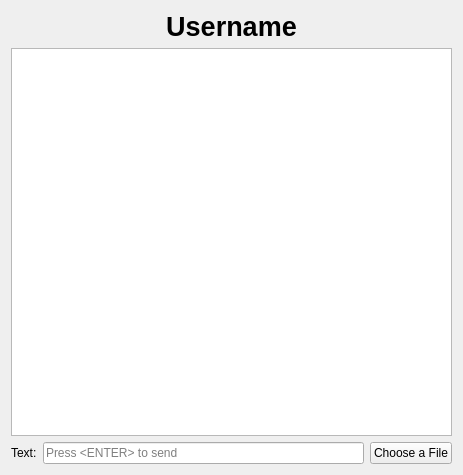
<?xml version="1.0" encoding="UTF-8"?>
<ui version="4.0">
 <class>PrivateDialog</class>
 <widget class="QDialog" name="PrivateDialog">
  <property name="geometry">
   <rect>
    <x>0</x>
    <y>0</y>
    <width>463</width>
    <height>475</height>
   </rect>
  </property>
  <property name="windowTitle">
   <string>Dialog</string>
  </property>
  <layout class="QHBoxLayout" name="horizontalLayout_2">
   <item>
    <layout class="QVBoxLayout" name="verticalLayout">
     <item>
      <widget class="QLabel" name="label_username">
       <property name="font">
        <font>
         <pointsize>20</pointsize>
         <weight>75</weight>
         <bold>true</bold>
        </font>
       </property>
       <property name="text">
        <string>Username</string>
       </property>
       <property name="alignment">
        <set>Qt::AlignCenter</set>
       </property>
      </widget>
     </item>
     <item>
      <widget class="QTextEdit" name="textEdit_chatDisplay">
       <property name="focusPolicy">
        <enum>Qt::NoFocus</enum>
       </property>
       <property name="readOnly">
        <bool>true</bool>
       </property>
      </widget>
     </item>
     <item>
      <layout class="QHBoxLayout" name="horizontalLayout">
       <item>
        <widget class="QLabel" name="label_Text">
         <property name="text">
          <string>Text:</string>
         </property>
        </widget>
       </item>
       <item>
        <widget class="QLineEdit" name="lineEdit_chatInput">
         <property name="placeholderText">
          <string>Press &lt;ENTER&gt; to send</string>
         </property>
         <property name="clearButtonEnabled">
          <bool>false</bool>
         </property>
        </widget>
       </item>
       <item>
        <widget class="QPushButton" name="pushButton_ChooseFile">
         <property name="sizePolicy">
          <sizepolicy hsizetype="Fixed" vsizetype="Fixed">
           <horstretch>0</horstretch>
           <verstretch>0</verstretch>
          </sizepolicy>
         </property>
         <property name="maximumSize">
          <size>
           <width>200</width>
           <height>16777215</height>
          </size>
         </property>
         <property name="text">
          <string>Choose a File</string>
         </property>
         <property name="autoDefault">
          <bool>false</bool>
         </property>
         <property name="default">
          <bool>false</bool>
         </property>
         <property name="flat">
          <bool>false</bool>
         </property>
        </widget>
       </item>
      </layout>
     </item>
    </layout>
   </item>
  </layout>
 </widget>
 <resources/>
 <connections/>
</ui>
